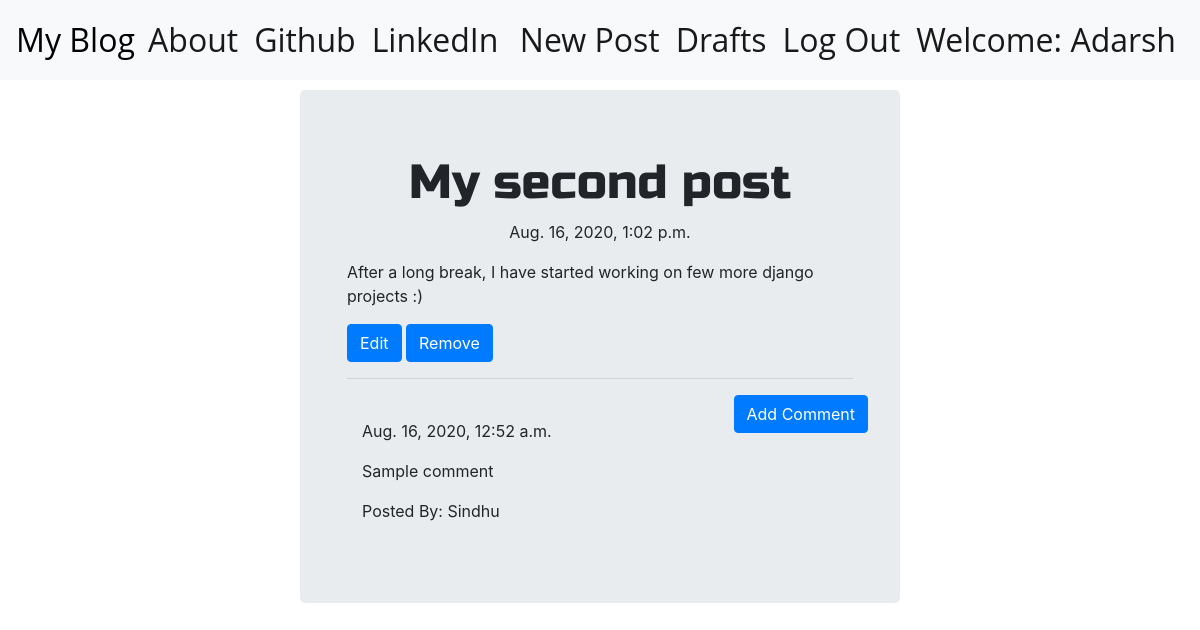
The app's page /post/5/ (signed in) with its own data.
### blog/models.py (models this page shows, shortened)
class Post(models.Model):
    author = models.ForeignKey('auth.User',on_delete=models.CASCADE)
    title = models.CharField(max_length=200)
    text = models.TextField()
    create_date = models.DateTimeField(default=timezone.now)
    published_date = models.DateTimeField(blank=True,null=True)

class Comment(models.Model):
    post = models.ForeignKey('blog.Post',related_name='comments',on_delete=models.CASCADE)
    author = models.CharField(max_length=200)
    text = models.TextField()
    create_date = models.DateTimeField(default=timezone.now)
    approved_comment = models.BooleanField(default=False)

### blog/views.py (the view)
# urls.py: path('post/<int:pk>/',views.PostDetailView.as_view(),name='post_detail'),
class PostDetailView(DetailView):
    model = Post

### blog/templates/blog/post_detail.html (shortened to what this page needs)
{% extends 'blog/base.html' %}
{% block content %}
  <h1 class="posttitle loader">{{ post.title }}</h1>
  {% if post.published_date %}
    <div class="date postdate">
      {{ post.published_date }}
    </div>
  {% else %}
    <a class="btn btn-primary" href="{% url 'blog:post_publish' pk=post.pk %}">Publish</a>
  {% endif %}
  <p class='postcontent'>{{post.text|safe|linebreaksbr}}</p>
  {% if user.is_authenticated %}
    <a class="btn btn-primary" href="{% url 'blog:post_edit' pk=post.pk %}">
      <span>Edit</span>
    </a>
    <a class="btn btn-primary" href="{% url 'blog:post_remove' pk=post.pk %}">
      <span>Remove</span>
    </a>
  {% endif %}
  <hr>
  <a class="btn btn-primary btn-comment" href="{% url 'blog:add_comment_to_post' pk=post.pk %}">Add Comment</a>
  <div class="container">
    {% for comment in post.comments.all %}
    <br>
      {% if user.is_authenticated or comment.approved_comment %}
        {{comment.create_date}}
        <p>{{comment.text|safe|linebreaks}}</p>
        <p>Posted By: {{comment.author}}</p>
      {% endif %}
      {% empty %}
      <p>No Comments!</p>
    {% endfor %}
  </div>
{% endblock %}

### blog/templates/blog/base.html (shortened to what this page needs)
<!DOCTYPE html>
{% load staticfiles %}
<html lang="en" dir="ltr">
  <head>
    <link rel="stylesheet" href="https://stackpath.bootstrapcdn.com/bootstrap/4.5.2/css/bootstrap.min.css">
    <link rel="stylesheet" href="//cdn.jsdelivr.net/npm/medium-editor@latest/dist/css/medium-editor.min.css" type="text/css" media="screen" charset="utf-8">
    <link rel="stylesheet" href="{% static 'css/blog.css' %}">
  </head>
  <body>
    <nav class="navbar navbar-expand-lg navbar-light bg-light techfont">
      <div class="collapse navbar-collapse" id="navbarSupportedContent">
        <ul class="nav navbar-nav">
          <li class="nav-item active"><a class="navbar-bigbrand" id="brnd" href="{% url 'blog:post_list' %}">My Blog</a></li>
        </ul>
        <ul class="nav navbar-nav mr-auto">
          <li class="nav-item active"><a class="nav-link" href="{% url 'blog:about' %}">About</a></li>
          <li class="nav-item active"><a class="nav-link" href="https://www.github.com">Github</a></li>
          <li class="nav-item active"><a class="nav-link" href="https://www.linkedin.com">LinkedIn</a></li>
       </ul>
       <ul class="nav navbar-nav">
         {% if user.is_authenticated %}
          <li class="nav-item active"><a class="nav-link" href="{% url 'blog:post_new' %}">New Post</a><li>
          <li class="nav-item active"><a class="nav-link" href="{% url 'blog:post_draft_list' %}">Drafts</a><li>
          <li class="nav-item active"><a class="nav-link" href="{% url 'logout' %}">Log Out</a><li>
          <li class="nav-item active"><a class="nav-link">Welcome: {{user.username}}</a></li>
         {% else %}
          <li class="nav-item active"><a class="nav-link" href="{% url 'login' %}">Login</a></li>
         {% endif %}
       </ul>
     </div>
   </nav>
  <div class="jumbotron jb">
    <div class="content container">
      <div class="row">
        <div class="col-lg-12 col-md-12 col-sm-12 col-xs-12 float-md-center">
          <div class="blog_posts">
            {% block content %}
            {% endblock %}
          </div>
        </div>
      </div>
    </div>
  </div>
  </body>
</html>

### blog/static/css/blog.css (style rules this page uses)
.techfont { font-family: 'Open Sans',sans-serif; font-size: 2em; margin-bottom: 10px; }
.jb { margin: 0px 300px 0px 300px; }
#brnd { color:black; padding-right: 5px; }
.loader { filter:hue-rotate(0deg); color:linear-gradient(45deg,#0f8,#08f); animation:hue 10000ms infinite linear; }
.postdate { text-align:center; }
.posttitle { font-family: 'Russo One',sans-serif; font-size: 3em; text-align:center; }
.postcontent { font-family: 'Montserrat'; font-size: 1.5em; }
.btn-comment { position: absolute; right: 0px; }

### records on screen
Post: title "My second post", published_date "Aug. 16, 2020, 1:02 p.m.", text "After a long break, I have started working on few more django projects :)"
Comment: create_date "Aug. 16, 2020, 12:52 a.m.", text "Sample comment", author "Sindhu"

### other values on screen
{{ user.username }} "Adarsh"
